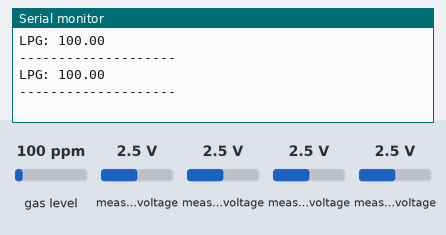
The sketch below on a simulated Arduino Uno, built with avr-gcc and run on an emulated ATmega328P. Shown: the last lines printed to the serial monitor. Inputs (shaded band) come from the test bench; at power-on: gas level 100 ppm, measured voltage 2.5 V.

Above: at 1.8 s.
1.9 s: gas level set to 20 ppm
At 2.5 s:
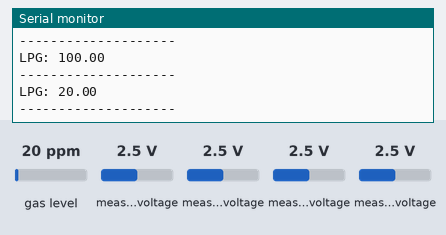
3.4 s: gas level set to 250 ppm
At 5.0 s:
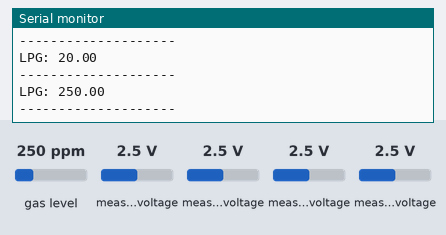
Timing chart, 0 to 6.5 s (numbered marks = the images above; inputs shaded):
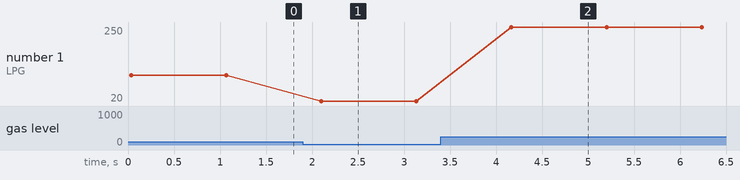

Measured:
- after the input at 1.9 s, the serial monitor: prints a new line after 0.20 s (image 1)
- after the input at 3.4 s, the serial monitor: prints a new line after 0.77 s (image 2)
- plotted number 1: 100 → 20 after the input at 1.9 s, 20 → 250 after the input at 3.4 s

The sketch:

ADS1015.ino
```cpp
#include <Wire.h>
#include <Adafruit_ADS1015.h>
#include <MQ2.h>

Adafruit_ADS1115 ads(0x48);// Construct an ads1015 at the default address: 0x48

float Voltage0 = 0.0;
float Voltage1 = 0.0;
float Voltage2 = 0.0;
float Voltage3 = 0.0;
int16_t adc0, adc1, adc2, adc3;  // we read from the ADC, we have a sixteen bit integer as a result


void setup()
{
  Serial.begin(9600);
  ads.begin();

}

void loop()
{

  adc0 = ads.readADC_SingleEnded(0);
  adc1 = ads.readADC_SingleEnded(1);
  adc2 = ads.readADC_SingleEnded(2);
  adc3 = ads.readADC_SingleEnded(3);

  Voltage0 = (adc0 * 0.1875)/1000;
  Voltage1 = (adc1 * 0.1875)/1000;
  Voltage2 = (adc2 * 0.1875)/1000;
  Voltage3 = (adc3 * 0.1875)/1000;

  MQ2 mq2(adc0);
  Serial.print("LPG: ");
  Serial.println(mq2.readLPG());
  /*Serial.print("AIN0: ");
  Serial.println(Voltage0);
  //Serial.println(ads.readADC_SingleEnded(0));

  Serial.print("AIN1: ");
  Serial.println(Voltage1);

  Serial.print("AIN2: ");
  Serial.println(Voltage2);

  Serial.print("AIN3: ");
  Serial.println(Voltage3);*/

  Serial.println("--------------------");

  delay(1000);
}
```
